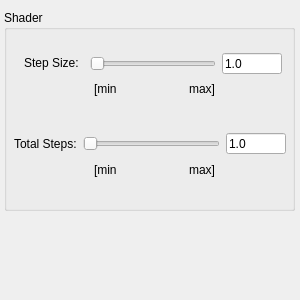
<?xml version="1.0" encoding="UTF-8"?>
<ui version="4.0">
 <class>DockWidget</class>
 <widget class="QDockWidget" name="DockWidget">
  <property name="geometry">
   <rect>
    <x>0</x>
    <y>0</y>
    <width>300</width>
    <height>300</height>
   </rect>
  </property>
  <property name="minimumSize">
   <size>
    <width>300</width>
    <height>300</height>
   </size>
  </property>
  <property name="windowTitle">
   <string>Parameters</string>
  </property>
  <widget class="QWidget" name="dockWidgetContents">
   <property name="minimumSize">
    <size>
     <width>0</width>
     <height>0</height>
    </size>
   </property>
   <widget class="QGroupBox" name="groupBox">
    <property name="geometry">
     <rect>
      <x>4</x>
      <y>10</y>
      <width>291</width>
      <height>201</height>
     </rect>
    </property>
    <property name="title">
     <string>Shader</string>
    </property>
    <widget class="QWidget" name="">
     <property name="geometry">
      <rect>
       <x>20</x>
       <y>40</y>
       <width>261</width>
       <height>27</height>
      </rect>
     </property>
     <layout class="QHBoxLayout" name="StepSize_Horizontal">
      <item>
       <widget class="QLabel" name="lbStepSize">
        <property name="sizePolicy">
         <sizepolicy hsizetype="Fixed" vsizetype="Fixed">
          <horstretch>0</horstretch>
          <verstretch>0</verstretch>
         </sizepolicy>
        </property>
        <property name="maximumSize">
         <size>
          <width>60</width>
          <height>16</height>
         </size>
        </property>
        <property name="text">
         <string>Step Size:</string>
        </property>
       </widget>
      </item>
      <item>
       <widget class="QSlider" name="sliderStepSize">
        <property name="sizePolicy">
         <sizepolicy hsizetype="Fixed" vsizetype="Fixed">
          <horstretch>0</horstretch>
          <verstretch>0</verstretch>
         </sizepolicy>
        </property>
        <property name="minimumSize">
         <size>
          <width>126</width>
          <height>0</height>
         </size>
        </property>
        <property name="maximumSize">
         <size>
          <width>126</width>
          <height>16777215</height>
         </size>
        </property>
        <property name="maximum">
         <number>100</number>
        </property>
        <property name="orientation">
         <enum>Qt::Horizontal</enum>
        </property>
       </widget>
      </item>
      <item>
       <widget class="QLineEdit" name="leCurStepSize">
        <property name="sizePolicy">
         <sizepolicy hsizetype="Fixed" vsizetype="Fixed">
          <horstretch>0</horstretch>
          <verstretch>0</verstretch>
         </sizepolicy>
        </property>
        <property name="maximumSize">
         <size>
          <width>60</width>
          <height>21</height>
         </size>
        </property>
        <property name="layoutDirection">
         <enum>Qt::RightToLeft</enum>
        </property>
        <property name="text">
         <string>1.0</string>
        </property>
        <property name="alignment">
         <set>Qt::AlignLeading|Qt::AlignLeft|Qt::AlignVCenter</set>
        </property>
       </widget>
      </item>
     </layout>
    </widget>
    <widget class="QWidget" name="">
     <property name="geometry">
      <rect>
       <x>90</x>
       <y>70</y>
       <width>121</width>
       <height>18</height>
      </rect>
     </property>
     <layout class="QGridLayout" name="StepSize_GridLayout">
      <item row="0" column="0">
       <widget class="QLabel" name="lbMinStepSize">
        <property name="text">
         <string>[min</string>
        </property>
       </widget>
      </item>
      <item row="0" column="1">
       <widget class="QLabel" name="lbMaxStepSize">
        <property name="text">
         <string>max]</string>
        </property>
        <property name="alignment">
         <set>Qt::AlignRight|Qt::AlignTrailing|Qt::AlignVCenter</set>
        </property>
       </widget>
      </item>
     </layout>
    </widget>
    <widget class="QWidget" name="">
     <property name="geometry">
      <rect>
       <x>90</x>
       <y>150</y>
       <width>121</width>
       <height>20</height>
      </rect>
     </property>
     <layout class="QGridLayout" name="StepTotal_GridLayout">
      <item row="0" column="0">
       <widget class="QLabel" name="lbMinStepTotal">
        <property name="text">
         <string>[min</string>
        </property>
       </widget>
      </item>
      <item row="0" column="1">
       <widget class="QLabel" name="lbMaxStepTotal">
        <property name="text">
         <string>max]</string>
        </property>
        <property name="alignment">
         <set>Qt::AlignRight|Qt::AlignTrailing|Qt::AlignVCenter</set>
        </property>
       </widget>
      </item>
     </layout>
    </widget>
    <widget class="QWidget" name="">
     <property name="geometry">
      <rect>
       <x>10</x>
       <y>120</y>
       <width>272</width>
       <height>27</height>
      </rect>
     </property>
     <layout class="QHBoxLayout" name="StepTotal_HorizontalLayout">
      <item>
       <widget class="QLabel" name="lbStepTotal">
        <property name="text">
         <string>Total Steps:</string>
        </property>
       </widget>
      </item>
      <item>
       <widget class="QSlider" name="sliderStepTotal">
        <property name="minimumSize">
         <size>
          <width>126</width>
          <height>0</height>
         </size>
        </property>
        <property name="maximum">
         <number>100</number>
        </property>
        <property name="orientation">
         <enum>Qt::Horizontal</enum>
        </property>
       </widget>
      </item>
      <item>
       <widget class="QLineEdit" name="leCurStepTotal">
        <property name="sizePolicy">
         <sizepolicy hsizetype="Fixed" vsizetype="Fixed">
          <horstretch>0</horstretch>
          <verstretch>0</verstretch>
         </sizepolicy>
        </property>
        <property name="maximumSize">
         <size>
          <width>60</width>
          <height>21</height>
         </size>
        </property>
        <property name="layoutDirection">
         <enum>Qt::RightToLeft</enum>
        </property>
        <property name="text">
         <string>1.0</string>
        </property>
        <property name="alignment">
         <set>Qt::AlignLeading|Qt::AlignLeft|Qt::AlignVCenter</set>
        </property>
       </widget>
      </item>
     </layout>
    </widget>
   </widget>
  </widget>
 </widget>
 <resources/>
 <connections/>
</ui>
